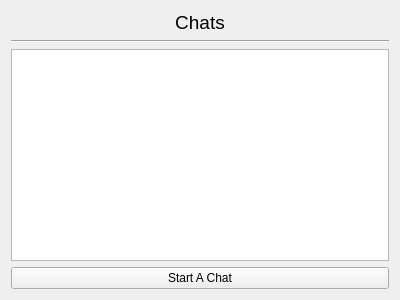
<?xml version="1.0" encoding="UTF-8"?>
<ui version="4.0">
 <class>ChatComponent</class>
 <widget class="QWidget" name="ChatComponent">
  <property name="geometry">
   <rect>
    <x>0</x>
    <y>0</y>
    <width>400</width>
    <height>300</height>
   </rect>
  </property>
  <property name="windowTitle">
   <string>Form</string>
  </property>
  <layout class="QVBoxLayout" name="verticalLayout">
   <item>
    <widget class="QLabel" name="ChatsLbl">
     <property name="sizePolicy">
      <sizepolicy hsizetype="Preferred" vsizetype="Fixed">
       <horstretch>0</horstretch>
       <verstretch>0</verstretch>
      </sizepolicy>
     </property>
     <property name="font">
      <font>
       <pointsize>14</pointsize>
      </font>
     </property>
     <property name="text">
      <string>Chats</string>
     </property>
     <property name="alignment">
      <set>Qt::AlignCenter</set>
     </property>
    </widget>
   </item>
   <item>
    <widget class="Line" name="Hline">
     <property name="orientation">
      <enum>Qt::Horizontal</enum>
     </property>
    </widget>
   </item>
   <item>
    <widget class="QListWidget" name="Chats_list">
     <property name="sizePolicy">
      <sizepolicy hsizetype="Preferred" vsizetype="Preferred">
       <horstretch>1</horstretch>
       <verstretch>0</verstretch>
      </sizepolicy>
     </property>
     <property name="editTriggers">
      <set>QAbstractItemView::NoEditTriggers</set>
     </property>
     <property name="verticalScrollMode">
      <enum>QAbstractItemView::ScrollPerPixel</enum>
     </property>
    </widget>
   </item>
   <item>
    <widget class="QPushButton" name="startChatBtn">
     <property name="text">
      <string>Start A Chat</string>
     </property>
    </widget>
   </item>
  </layout>
 </widget>
 <resources/>
 <connections/>
</ui>
